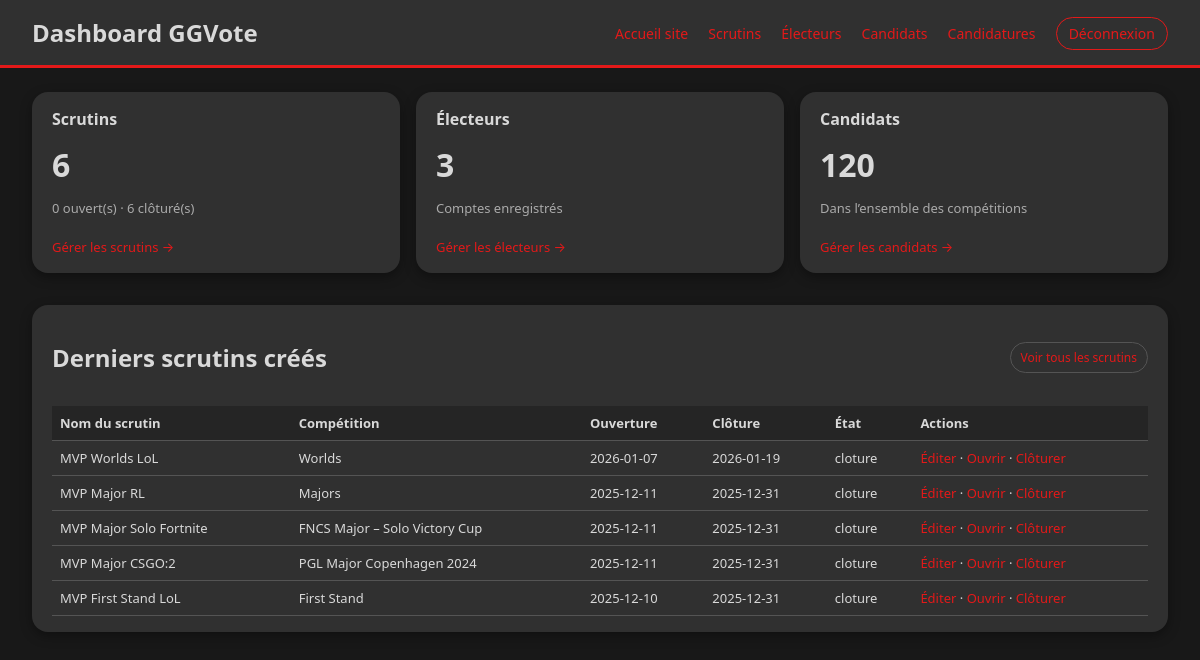
Before: /admin/index.php (signed in) with the older database file.
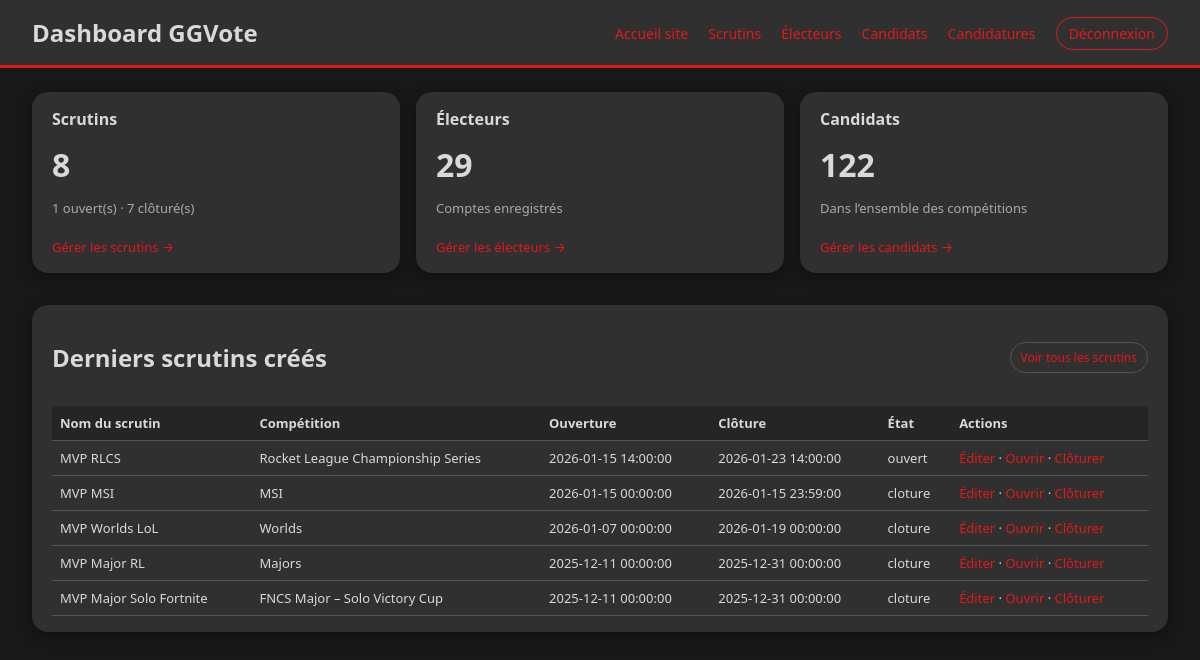
After: the same page with the newer database file.
### tables this page shows
CREATE TABLE IF NOT EXISTS `scrutin` (
  `idscrutin` int NOT NULL AUTO_INCREMENT,
  `nom_scrutin` varchar(45) NOT NULL,
  `date_ouverture` datetime NOT NULL,
  `date_cloture` datetime NOT NULL,
  `etat_scrutin` varchar(45) NOT NULL,
  `idadmin` int NOT NULL,
  `idcompetition` int NOT NULL,
  PRIMARY KEY (`idscrutin`),
  KEY `fk_scrutin_admin` (`idadmin`),
  KEY `fk_scrutin_compet` (`idcompetition`)
);

CREATE TABLE IF NOT EXISTS `competition` (
  `idcompetition` int NOT NULL AUTO_INCREMENT,
  `nom_compet` varchar(255) NOT NULL,
  `date_debut` date NOT NULL,
  `date_fin` date NOT NULL,
  `statut` varchar(45) NOT NULL,
  `idadmin` int NOT NULL,
  `idjeu` int NOT NULL,
  PRIMARY KEY (`idcompetition`),
  KEY `fk_compet_admin` (`idadmin`),
  KEY `fk_compet_jeu` (`idjeu`)
);

### admin/index.php (the view, shortened to what this page needs)
<?php
$connexion = dbconnect();
$stmt = $connexion->query("SELECT COUNT(*) FROM electeur");
$totalElecteurs = (int) $stmt->fetchColumn();
$stmt = $connexion->query("SELECT COUNT(*) FROM scrutin");
$totalScrutins = (int) $stmt->fetchColumn();
$stmt = $connexion->query("SELECT COUNT(*) FROM scrutin WHERE etat_scrutin = 'ouvert'");
$scrutinsOuverts = (int) $stmt->fetchColumn();
$stmt = $connexion->query("SELECT COUNT(*) FROM scrutin WHERE etat_scrutin = 'cloture'");
$scrutinsClotures = (int) $stmt->fetchColumn();
$totalCandidats = 0;
try {
    $stmt = $connexion->query("SELECT COUNT(*) FROM joueur");
    $totalCandidats = (int) $stmt->fetchColumn();
} catch (PDOException $e) {
}
$sql = "SELECT s.*, c.nom_compet
        FROM scrutin s
        JOIN competition c ON c.idcompetition = s.idcompetition
        ORDER BY s.date_ouverture DESC
        LIMIT 5";
$stmt = $connexion->query($sql);
$derniersScrutins = $stmt->fetchAll(PDO::FETCH_ASSOC);
?>
<!DOCTYPE html>
<html lang="fr">
<head>
    <link rel="stylesheet" href="admin.css">
</head>
<body>
<header class="admin-header">
    <h1>Dashboard GGVote</h1>
    <nav>
        <a href="../index.php">Accueil site</a>
        <a href="scrutins.php">Scrutins</a>
        <a href="electeurs.php">Électeurs</a>
        <a href="candidats.php">Candidats</a>
        <a href="candidatures_admin.php">Candidatures</a>
        <a href="../index.php?disconnect=1" class="btn-logout">Déconnexion</a>
    </nav>
</header>
<main class="admin-main">
    <section class="stats-grid">
        <article class="stat-card">
            <h2>Scrutins</h2>
            <p class="stat-number"><?= $totalScrutins ?></p>
            <p class="stat-detail">
                <?= $scrutinsOuverts ?> ouvert(s) · <?= $scrutinsClotures ?> clôturé(s)
            </p>
            <a href="scrutins.php" class="stat-link">Gérer les scrutins →</a>
        </article>
        <article class="stat-card">
            <h2>Électeurs</h2>
            <p class="stat-number"><?= $totalElecteurs ?></p>
            <p class="stat-detail">Comptes enregistrés</p>
            <a href="electeurs.php" class="stat-link">Gérer les électeurs →</a>
        </article>
        <article class="stat-card">
            <h2>Candidats</h2>
            <p class="stat-number"><?= $totalCandidats ?></p>
            <p class="stat-detail">Dans l’ensemble des compétitions</p>
            <a href="candidats.php" class="stat-link">Gérer les candidats →</a>
        </article>
    </section>
    <section class="panel">
        <div class="panel-header">
            <h2>Derniers scrutins créés</h2>
            <a href="scrutins.php" class="btn-small">Voir tous les scrutins</a>
        </div>
        <?php if (count($derniersScrutins) === 0): ?>
            <p>Aucun scrutin n’a encore été créé.</p>
        <?php else: ?>
            <table class="table-scrutins">
                <thead>
                    <tr>
                        <th>Nom du scrutin</th>
                        <th>Compétition</th>
                        <th>Ouverture</th>
                        <th>Clôture</th>
                        <th>État</th>
                        <th>Actions</th>
                    </tr>
                </thead>
                <tbody>
                <?php foreach ($derniersScrutins as $s): ?>
                    <tr>
                        <td><?= htmlspecialchars($s['nom_scrutin']) ?></td>
                        <td><?= htmlspecialchars($s['nom_compet']) ?></td>
                        <td><?= htmlspecialchars($s['date_ouverture']) ?></td>
                        <td><?= htmlspecialchars($s['date_cloture']) ?></td>
                        <td><?= htmlspecialchars($s['etat_scrutin']) ?></td>
                        <td>
                            <a href="scrutin_form.php?id=<?= $s['idscrutin'] ?>">Éditer</a> ·
                            <a href="scrutin_action.php?id=<?= $s['idscrutin'] ?>&action=ouvrir">Ouvrir</a> ·
                            <a href="scrutin_action.php?id=<?= $s['idscrutin'] ?>&action=cloturer">Clôturer</a>
                        </td>
                    </tr>
                <?php endforeach; ?>
                </tbody>
            </table>
        <?php endif; ?>
    </section>

Changed rows visible on the page:
no longer on this page (row edited): scrutin: nom_scrutin "MVP Major CSGO:2", idcompetition.nom_compet "PGL Major Copenhagen 2024", date_ouverture "2025-12-11", date_cloture "2025-12-31", etat_scrutin "cloture"
no longer on this page (row edited): scrutin: nom_scrutin "MVP First Stand LoL", idcompetition.nom_compet "First Stand", date_ouverture "2025-12-10", date_cloture "2025-12-31", etat_scrutin "cloture"
added scrutin: nom_scrutin "MVP RLCS", idcompetition.nom_compet "Rocket League Championship Series", date_ouverture "2026-01-15 14:00:00", date_cloture "2026-01-23 14:00:00", etat_scrutin "ouvert"
added scrutin: nom_scrutin "MVP MSI", idcompetition.nom_compet "MSI", date_ouverture "2026-01-15 00:00:00", date_cloture "2026-01-15 23:59:00", etat_scrutin "cloture"
changed scrutin "MVP Worlds LoL": date_ouverture "2026-01-07" → "2026-01-07 00:00:00"; date_cloture "2026-01-19" → "2026-01-19 00:00:00"
changed scrutin "MVP Major RL": date_ouverture "2025-12-11" → "2025-12-11 00:00:00"; date_cloture "2025-12-31" → "2025-12-31 00:00:00"
changed scrutin "MVP Major Solo Fortnite": date_ouverture "2025-12-11" → "2025-12-11 00:00:00"; date_cloture "2025-12-31" → "2025-12-31 00:00:00"
Other visible differences:
$totalScrutins: "6" → "8"
$scrutinsOuverts: "0" → "1"
$scrutinsClotures: "6" → "7"
$totalElecteurs: "3" → "29"
$totalCandidats: "120" → "122"
